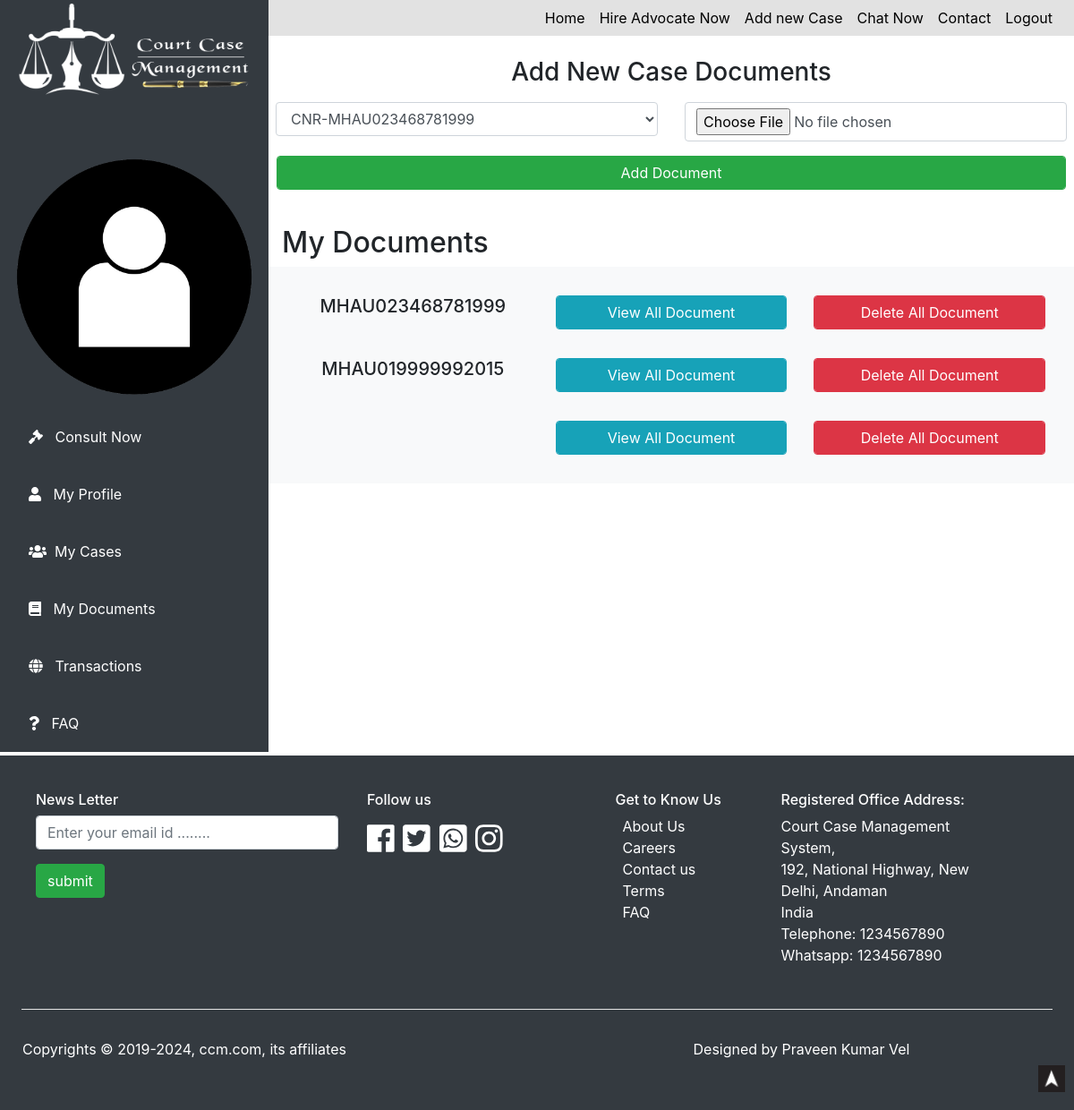
The page /court/my_documents.php (signed in) on the database its author committed.
### tables this page shows
CREATE TABLE `case_detail` (
  `case_no` int(11) NOT NULL,
  `case_cnr_number` text NOT NULL,
  `case_court_order_number` text NOT NULL,
  `court_name` text NOT NULL,
  `court_location` text NOT NULL,
  `case_client_email` text NOT NULL,
  `case_client_name` text NOT NULL,
  `case_advocate_name` text NOT NULL,
  `case_advocate_id` text NOT NULL,
  `case_advocate_email` text NOT NULL,
  `case_title` text NOT NULL,
  `case_acquest_first_name` text NOT NULL,
  `case_acquest_second_name` text NOT NULL,
  `case_acquest_address` text NOT NULL,
  `case_category` text NOT NULL,
  `case_acquest_mobile` text NOT NULL,
  `case_acquest_email` text NOT NULL,
  `case_status` text NOT NULL,
  `case_date_time` datetime NOT NULL,
  `case_next_hearing` text NOT NULL,
  `affiduvit` text NOT NULL,
  `bail` varchar(255) NOT NULL,
  `fir_number` text NOT NULL,
  `charge_sheet` text NOT NULL,
  `advocate_names` text NOT NULL,
  `judgement` text NOT NULL
);

### court/my_documents.php (the view, shortened to what this page needs)
<?php
include("functions.php");
?>
<!DOCTYPE html>
<html lang="en">
<head>
    <link rel="stylesheet" type="text/css" href="css/style.css">
    <link rel=stylesheet href=css/aos.css />
    <link rel="stylesheet" href="https://maxcdn.bootstrapcdn.com/bootstrap/4.0.0/css/bootstrap.min.css">
	<link rel="stylesheet" href="https://cdnjs.cloudflare.com/ajax/libs/font-awesome/4.7.0/css/font-awesome.min.css">
    <link rel="stylesheet" href="https://cdnjs.cloudflare.com/ajax/libs/animate.css/3.7.2/animate.min.css">
</head>
<body>
    <center>
<div id="dashboardfull" class="bg-white row">
    <div id="sidebar" class="sidenav bg-dark">
            <img src="images/logo.png" alt="">
            <img src="images/one.png" style="padding:0px;margin:0px;" alt="">
            <a href="consult_now.php"><i class="fa fa-gavel "> </i>&nbsp;&nbsp; Consult Now</a>
            <a href="user_profile.php"><i class="fa fa-user">  </i> &nbsp;&nbsp;My Profile</a>
            <a href="my_case.php"><i class="fa fa-users">  </i >&nbsp;&nbsp;My Cases</a>
            <a href="my_documents.php"><i class="fas fa-book">  </i> &nbsp;&nbsp;My Documents</a>
            <a href="my_transaction.php"><i class="fa fa-globe">  </i> &nbsp;&nbsp;Transactions</a>
            <a href="faq.php"> <i class="fa fa-question"> </i>&nbsp;&nbsp; FAQ</a>
    </div>
    <div id="dashboard">
    <div id="navbar" class="navbar navbar-expand-md navbar-light sticty-top">
        <div id="navbarRes" class="collapse navbar-collapse">
            <ul class="navbar-nav ml-auto">
               <center><li class="nav-item active"> <a href="user_dashboard.php" class="nav-link">Home</a> </li></center>
               <center><li class="nav-item active"> <a href="hire_lawer.php" class="nav-link">Hire Advocate Now</a> </li></center>
               <center><li class="nav-item active"> <a href="add_new_case.php" class="nav-link">Add new Case</a> </li></center>
               <center><li class="nav-item active"> <a href="chat_now.php" class="nav-link">Chat Now</a> </li></center>
               <center><li class="nav-item active"> <a href="contact.php" class="nav-link">Contact</a> </li></center>
               <center><li class="nav-item active"> <a href="logout.php" class="nav-link">Logout</a> </li></center>
            </ul>
        </div>
    </div>
    <?php
        $session_email = $_SESSION["useremail"];
        $cnr_select = "SELECT * FROM `case_detail` WHERE `case_client_email`='$session_email'";
        $cnr_result = mysqli_query($con,$cnr_select);
    ?>
        <div class="container p-2 mt-3">
            <h3 class="mb-3">Add New Case Documents</h3>
            <form action="" method="post" enctype="multipart/form-data" class="form-group">
            <div class="row">
                    <div class="col-md">
                        <select required name="case_cnr_number" id="" class="form-control ">
                            <?php
                                while($cnr_fetch_row = mysqli_fetch_assoc($cnr_result)){
                                    $cnr_number = $cnr_fetch_row["case_cnr_number"];
                            ?>
                            <option value="<?php echo $cnr_number; ?>"> CNR-<?php echo $cnr_number; ?></option>
                            <?php
                                }
                            ?>
                        </select>
                    </div>
                    <div class="col-md">
                        <input type="file" required name="case_document" class="form-control"  id="">
                    </div>
                    <input type="submit" name="case_submit" value="Add Document" class="form-control mt-3 btn btn-success m-3">
               </div>
            </form>
        </div>
        <h2 class="text-left container">My Documents</h2>
       <div class="container bg-light p-3">
            <?php
                $cnr_select1 = "SELECT * FROM `case_detail` WHERE `case_client_email`='$session_email'";
                $cnr_result1= mysqli_query($con,$cnr_select1);
                while($cnr_fetch_row1 = mysqli_fetch_assoc($cnr_result1)){
                    $cnr_number1 = $cnr_fetch_row1["case_cnr_number"];
                    ?>
                 <div class="container p-3 bg-light">
                    <div class="row">                    <div class="col-md">
                        <h5 class=""><?php echo $cnr_number1 ; ?></h5>
                        </div>
                        <div class="col-md">
                        <a href="my_full_document_view.php?case_cnr_no=<?php echo $cnr_number1; ?>" class="btn btn-info form-control">View All Document</a>
                        </div>
                        <div class="col-md">
                        <a href="#" class="btn btn-danger form-control">Delete All Document</a>
                        </div>
                    </div>
                </div>
                    <?php
                }
            ?>
       </div>
</div>
</div>
</center>
<div id=footer class="mt-1 p-4 bg-dark text-white col">
<div class="row container">
<div id class="col-xl-4 col-lg-6 col-md-8 col-sm-10 p-3">
<h6 class=text-white>News Letter</h6>
<form action=subscribe_email.php method=post class=form-group>
<input type=email name=emailnews required class="form-control mt-2" placeholder="Enter your email id ........" id>
<input type=submit name=submitnews value=submit class="btn btn-success mt-3"> <br> <br>
</form>
</div>
<div id class="col-xl-3 col-lg-6 col-md-8 col-sm-10 p-3">
<h6 class=text-white>Follow us </h6>
<div id=social>
<a target=_block class=text-white href=#> <i class="fab fa-facebook"></i></a>
<a target=_block class=text-white href=#> <i class="fab fa-twitter-square"></i></a>
<a target=_block class=text-white href=#> <i class="fab fa-whatsapp-square"></i></a>
<a target=_block class=text-white href=#> <i class="fab fa-instagram"></i></a><span></div>
</div>
<div id class="col-xl-2 col-lg-6 col-md-8 col-sm-10 p-3">
<h6 class=text-white> Get to Know Us </h6>
<div class=ml-2>
<a target=_block href=about.php class=text-white>About Us </a> <br>
<a target=_block href=career.php class=text-white>Careers</a> <br>
<a target=_block href=contact.php class=text-white>Contact us</a> <br>
<a target=_block href=tems_conditions.php class=text-white>Terms</a> <br>
<a target=_block href=faq.php class=text-white>FAQ</a> <br>
</div>
</div>
<div id class="col-xl-3 col-lg-6 col-md-8 col-sm-10 p-3">
<h6 class=text-white>Registered Office Address: </h6>
<p class=text-white>
Court Case Management System,<br>
</b> 192, National Highway,
New Delhi, Andaman<br>
India<br>
Telephone: 1234567890<br/>
Whatsapp: 1234567890
</p>
</div>
</div>
<hr class=bg-white>
<div class=row>
<div id class="col-md p-3">
<p> Copyrights &copy; 2019-<?php echo date("Y") ?>, ccm.com, its affiliates</p>
</div>
<div id class="col-md p-3 text-center">
<p> Designed by Praveen Kumar Vel</p>
</div>
</div>
</div>
</body>
</html>
<div id=topbtn>
<a href=#header> <img src=images/top.png alt=topicon></a>
</div>

### court/css/style.css (style rules this page uses)
* { margin: 0px; padding: 0px; }
#topbtn { height: 30px; width: 30px; bottom: 20px; right: 10px; background-color: pink; position: fixed; }
#topbtn img { height: 100%; width: 100%; object-fit: cover; }
#navbar { background-color: #e2e2e2; }
#navbar a { color: #000 !important; }
.navbar { height: 40px; width: 100%; }
.navbar ul li a { transition: 1s; color: #fff !important; }
#social { font-size: 35px; }
#dashboardfull { width: 100%; height: auto; background: #000; }
#sidebar { width: 13%; background: #000; height: 100%; }
#dashboard { width: 87%; background: #fff; height: 100%; }
#sidebar a { width: 100%; }
.sidenav a { padding: 8px 8px 8px 32px; text-decoration: none; font-size: 16px; color: #ffffff; display: block; transition: 0.3s; padding-top: 20px; padding-bottom: 20px; text-align: left; }
#sidebar img { width: 100%; margin-bottom: 50px; }
@media screen and (min-width:769px) and (max-width:1200px) { #sidebar { width: 25%; background: #000; height: 100%; } }
@media screen and (min-width:769px) and (max-width:1200px) { #dashboard { width: 75%; background: #fff; height: 100%; } }

### rows shown on the page
case_detail: case_cnr_number "MHAU023468781999"
case_detail: case_cnr_number "MHAU019999992015"
